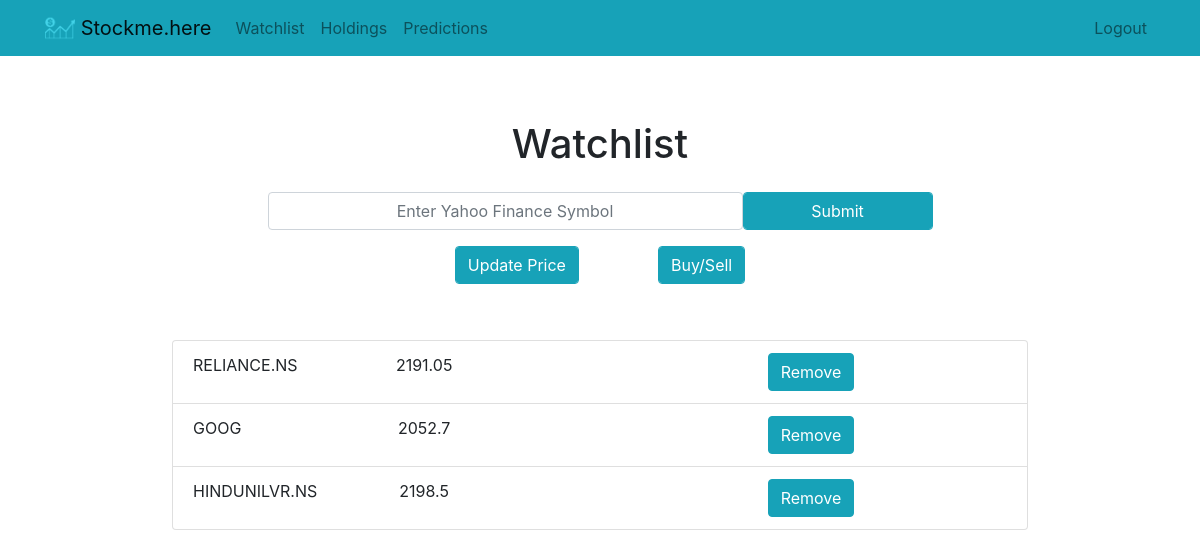
Page /watchlist/ (signed in) on the committed database.
### home/models.py (models this page shows, shortened)
class DataModel(Model):
    symbol = models.CharField(max_length = 50)
    qty = models.IntegerField(max_length=10, default=0)
    avgCost = models.FloatField(max_length=10, default=0)
    price = models.FloatField(max_length=10, default=0)
    created = models.DateTimeField(auto_now_add=True)
    user = models.ForeignKey(User, on_delete = models.CASCADE)
    class Meta:
        db_table = "datamodel_table"

### home/views.py (the view, shortened to what this page needs)
# urls.py: path('watchlist/', views.watchlist, name="watchlist"),
def watchlist(request):
    watchlist_stock = DataModel.objects.filter(user=request.user)
    if request.method == "GET":
        return render(request, "home/watchlist.html", {"error": "", "form": "", "watchlist_stock":watchlist_stock})

### home/templates/home/watchlist.html (shortened to what this page needs)
{% extends "home/base.html" %}
{% block content %}
    <div class="row justify-content-center mt-5 text-center">
        <div class="col-md-10 p-3">
            <h1>Watchlist</h1>
        </div>
    </div>
    <form method="post" class="row justify-content-center">
        <input class="form-control col-md-5 text-center" type="text" placeholder="Enter Yahoo Finance Symbol" name="symbol"/>
        <br class="form-control col-md-1" />
        <input type="submit" class="form-control col-md-2 btn btn-info" value="Submit" />
    </form>
    <div class="row justify-content-center mt-3 row">
        <div class="col-md-10">
        {% if watchlist_stock %}
            <div class="row justify-content-center">
            <form method="post" action="{% url 'update_stock_price' %}">
                <input type="submit" value="Update Price" class="form-control col btn-info"/>
            </form>
                <p class="col-1"></p>
            <form method="GET" action="{% url 'transaction' %}">
                <input type="submit" value="Buy/Sell" class="form-control col-12 btn-info"/>
            </form>
                </div>
            <br class="p-2">
            <div class="list-group form-group p-4 m-2">
                <ul class="list-group form-group text-center table">
                    {% for stock in watchlist_stock %}
                      <li class="list-group-item justify-content-center">
                          <div class="row">
                              <div class="col-1">
                                  {{ stock.symbol }}
                              </div>
                              <div class="col-5">
                                  {{ stock.price }}
                              </div>
                              <div class="col">
                                  <form method="post" action="{% url 'remove_from_watchlist' stock.id %}">
                                      <input type="submit" value="Remove" class="btn btn-info"/>
                                  </form>
                              </div>
                          </div>
                      </li>
                    {% endfor %}
                </ul>
                <br>
            </div>
        {% else %}
            <div class="text-center p-5">
                <h2>Looks like you don't have any Stocks in Watchlist!.</h2>
            </div>
        {% endif %}
        </div>
    </div>
{% endblock %}

### rows in the picture
DataModel: symbol "RELIANCE.NS", price "2191.05"
DataModel: symbol "GOOG", price "2052.7"
DataModel: symbol "HINDUNILVR.NS", price "2198.5"
